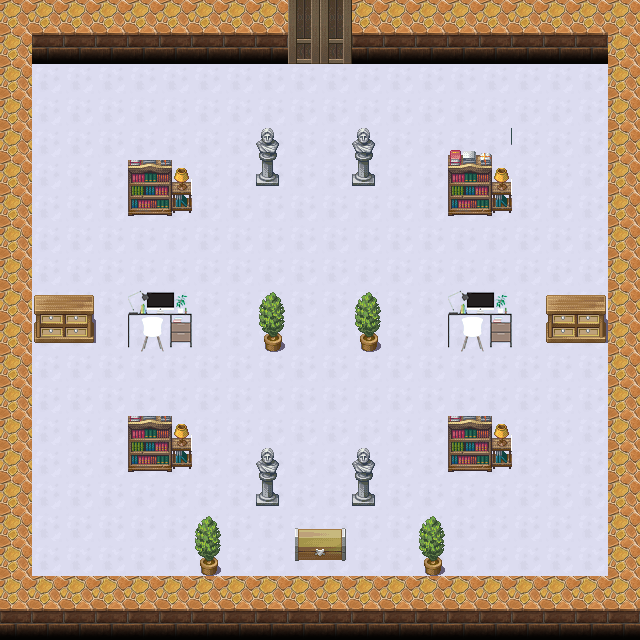

A 2D game scene composited from a Tiled map and its tileset images. What follows is a short description and the map's XML, with every tile layer's data as written:
An orthogonal 20x20 tile map with 32x32 px tiles, 4 tile layers (Collision, Floor, Wall, Computer), 3 tilesets.

<map version="1.2" tiledversion="1.2.5" orientation="orthogonal" renderorder="right-down" width="20" height="20" tilewidth="32" tileheight="32" infinite="0" nextlayerid="5" nextobjectid="1">
 <tileset firstgid="1" name="素材整合版" tilewidth="32" tileheight="32" tilecount="1024" columns="32">
  <image source="素材整合版.png" width="1024" height="1024" />
 </tileset>
 <tileset firstgid="1025" name="computer_desk322" tilewidth="32" tileheight="32" tilecount="4" columns="2">
  <image source="computer_desk322.png" width="64" height="64" />
 </tileset>
 <tileset firstgid="1029" name="collision_detection" tilewidth="32" tileheight="32" tilecount="576" columns="24">
  <image source="collision_detection.png" width="768" height="768" />
 </tileset>
 <layer id="4" name="Collision" width="20" height="20">
  <data encoding="csv">
0,0,0,0,0,0,0,0,0,0,0,0,0,0,0,0,0,0,0,0,
0,0,0,0,0,0,0,0,0,0,0,0,0,0,0,0,0,0,0,0,
0,0,0,0,0,0,0,0,0,0,0,0,0,0,0,0,0,0,0,0,
0,0,0,0,0,0,0,0,0,0,0,0,0,0,0,0,0,0,0,0,
0,0,0,0,0,0,0,0,0,0,0,0,0,0,0,0,0,0,0,0,
0,0,0,0,0,0,0,0,0,0,0,0,0,0,0,0,0,0,0,0,
0,0,0,0,0,0,0,0,0,0,0,0,0,0,0,0,0,0,0,0,
0,0,0,0,0,0,0,0,0,0,0,0,0,0,0,0,0,0,0,0,
0,0,0,0,0,0,0,0,0,0,0,0,0,0,0,0,0,0,0,0,
0,0,0,0,1077,1078,0,0,0,0,0,0,0,0,1079,1080,0,0,0,0,
0,0,0,0,1101,1102,0,0,0,0,0,0,0,0,1103,1104,0,0,0,0,
0,0,0,0,0,0,0,0,0,0,0,0,0,0,0,0,0,0,0,0,
0,0,0,0,0,0,0,0,0,0,0,0,0,0,0,0,0,0,0,0,
0,0,0,0,0,0,0,0,0,0,0,0,0,0,0,0,0,0,0,0,
0,0,0,0,0,0,0,0,0,0,0,0,0,0,0,0,0,0,0,0,
0,0,0,0,0,0,0,0,0,0,0,0,0,0,0,0,0,0,0,0,
0,0,0,0,0,0,0,0,0,0,0,0,0,0,0,0,0,0,0,0,
0,0,0,0,0,0,0,0,0,0,0,0,0,0,0,0,0,0,0,0,
0,0,0,0,0,0,0,0,0,0,0,0,0,0,0,0,0,0,0,0,
0,0,0,0,0,0,0,0,0,0,0,0,0,0,0,0,0,0,0,0
</data>
 </layer>
 <layer id="2" name="Floor" width="20" height="20">
  <data encoding="csv">
0,0,0,0,0,0,0,0,0,0,0,0,0,0,0,0,0,0,0,0,
0,0,0,0,0,0,0,0,0,0,0,0,0,0,0,0,0,0,0,0,
0,426,426,426,426,426,426,426,426,426,426,426,426,426,426,426,426,426,426,0,
0,426,426,426,426,426,426,426,426,426,426,426,426,426,426,426,426,426,426,0,
0,426,426,426,426,426,426,426,426,426,426,426,426,426,426,426,426,426,426,0,
0,426,426,426,426,426,426,426,426,426,426,426,426,426,426,426,426,426,426,0,
0,426,426,426,426,426,426,426,426,426,426,426,426,426,426,426,426,426,426,0,
0,426,426,426,426,426,426,426,426,426,426,426,426,426,426,426,426,426,426,0,
0,426,426,426,426,426,426,426,426,426,426,426,426,426,426,426,426,426,426,0,
0,426,426,426,426,426,426,426,426,426,426,426,426,426,426,426,426,426,426,0,
0,426,426,426,426,426,426,426,426,426,426,426,426,426,426,426,426,426,426,0,
0,426,426,426,426,426,426,426,426,426,426,426,426,426,426,426,426,426,426,0,
0,426,426,426,426,426,426,426,426,426,426,426,426,426,426,426,426,426,426,0,
0,426,426,426,426,426,426,426,426,426,426,426,426,426,426,426,426,426,426,0,
0,426,426,426,426,426,426,426,426,426,426,426,426,426,426,426,426,426,426,0,
0,426,426,426,426,426,426,426,426,426,426,426,426,426,426,426,426,426,426,0,
0,426,426,426,426,426,426,426,426,426,426,426,426,426,426,426,426,426,426,0,
0,426,426,426,426,426,426,426,426,426,426,426,426,426,426,426,426,426,426,0,
0,0,0,0,0,0,0,0,0,0,0,0,0,0,0,0,0,0,0,0,
0,0,0,0,0,0,0,0,0,0,0,0,0,0,0,0,0,0,0,0
</data>
 </layer>
 <layer id="1" name="Wall" width="20" height="20">
  <data encoding="csv">
66,66,66,66,66,66,66,66,66,493,493,66,66,66,66,66,66,66,66,66,
66,98,98,98,98,98,98,98,98,525,525,98,98,98,98,98,98,98,98,66,
66,0,0,0,0,0,0,0,0,0,0,0,0,0,0,0,0,0,0,66,
66,0,0,0,0,0,0,0,0,0,0,0,0,0,0,0,0,0,0,66,
66,0,0,0,0,0,0,0,673,0,0,673,0,0,215,216,0,0,0,66,
66,0,0,0,247,248,0,0,705,0,0,705,0,0,247,248,0,0,0,66,
66,0,0,0,279,280,0,0,0,0,0,0,0,0,279,280,0,0,0,66,
66,0,0,0,0,0,0,0,0,0,0,0,0,0,0,0,0,0,0,66,
66,0,0,0,0,0,0,0,0,0,0,0,0,0,0,0,0,0,0,66,
66,86,87,0,0,0,0,0,88,0,0,88,0,0,0,0,0,86,87,66,
66,118,119,0,0,0,0,0,120,0,0,120,0,0,0,0,0,118,119,66,
66,0,0,0,0,0,0,0,0,0,0,0,0,0,0,0,0,0,0,66,
66,0,0,0,0,0,0,0,0,0,0,0,0,0,0,0,0,0,0,66,
66,0,0,0,247,248,0,0,0,0,0,0,0,0,247,248,0,0,0,66,
66,0,0,0,279,280,0,0,673,0,0,673,0,0,279,280,0,0,0,66,
66,0,0,0,0,0,0,0,705,0,0,705,0,0,0,0,0,0,0,66,
66,0,0,0,0,0,88,0,0,150,151,0,0,88,0,0,0,0,0,66,
66,0,0,0,0,0,120,0,0,182,183,0,0,120,0,0,0,0,0,66,
66,66,66,66,66,66,66,66,66,66,66,66,66,66,66,66,66,66,66,66,
98,98,98,98,98,98,98,98,98,98,98,98,98,98,98,98,98,98,98,98
</data>
 </layer>
 <layer id="3" name="Computer" width="20" height="20">
  <data encoding="csv">
0,0,0,0,0,0,0,0,0,0,0,0,0,0,0,0,0,0,0,0,
0,0,0,0,0,0,0,0,0,0,0,0,0,0,0,0,0,0,0,0,
0,0,0,0,0,0,0,0,0,0,0,0,0,0,0,0,0,0,0,0,
0,0,0,0,0,0,0,0,0,0,0,0,0,0,0,0,0,0,0,0,
0,0,0,0,0,0,0,0,0,0,0,0,0,0,0,0,0,0,0,0,
0,0,0,0,0,0,0,0,0,0,0,0,0,0,0,0,0,0,0,0,
0,0,0,0,0,0,0,0,0,0,0,0,0,0,0,0,0,0,0,0,
0,0,0,0,0,0,0,0,0,0,0,0,0,0,0,0,0,0,0,0,
0,0,0,0,0,0,0,0,0,0,0,0,0,0,0,0,0,0,0,0,
0,0,0,0,1025,1026,0,0,0,0,0,0,0,0,1025,1026,0,0,0,0,
0,0,0,0,1027,1028,0,0,0,0,0,0,0,0,1027,1028,0,0,0,0,
0,0,0,0,0,0,0,0,0,0,0,0,0,0,0,0,0,0,0,0,
0,0,0,0,0,0,0,0,0,0,0,0,0,0,0,0,0,0,0,0,
0,0,0,0,0,0,0,0,0,0,0,0,0,0,0,0,0,0,0,0,
0,0,0,0,0,0,0,0,0,0,0,0,0,0,0,0,0,0,0,0,
0,0,0,0,0,0,0,0,0,0,0,0,0,0,0,0,0,0,0,0,
0,0,0,0,0,0,0,0,0,0,0,0,0,0,0,0,0,0,0,0,
0,0,0,0,0,0,0,0,0,0,0,0,0,0,0,0,0,0,0,0,
0,0,0,0,0,0,0,0,0,0,0,0,0,0,0,0,0,0,0,0,
0,0,0,0,0,0,0,0,0,0,0,0,0,0,0,0,0,0,0,0
</data>
 </layer>
</map>
